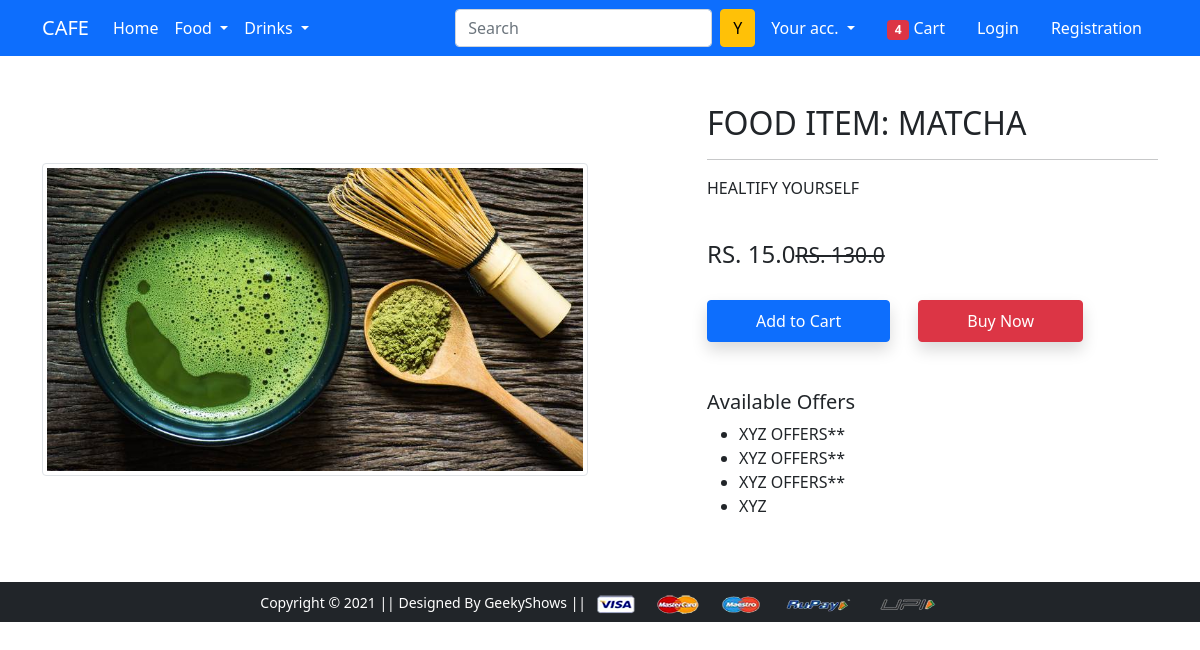
Before: /product-detail/8 with the older database file.
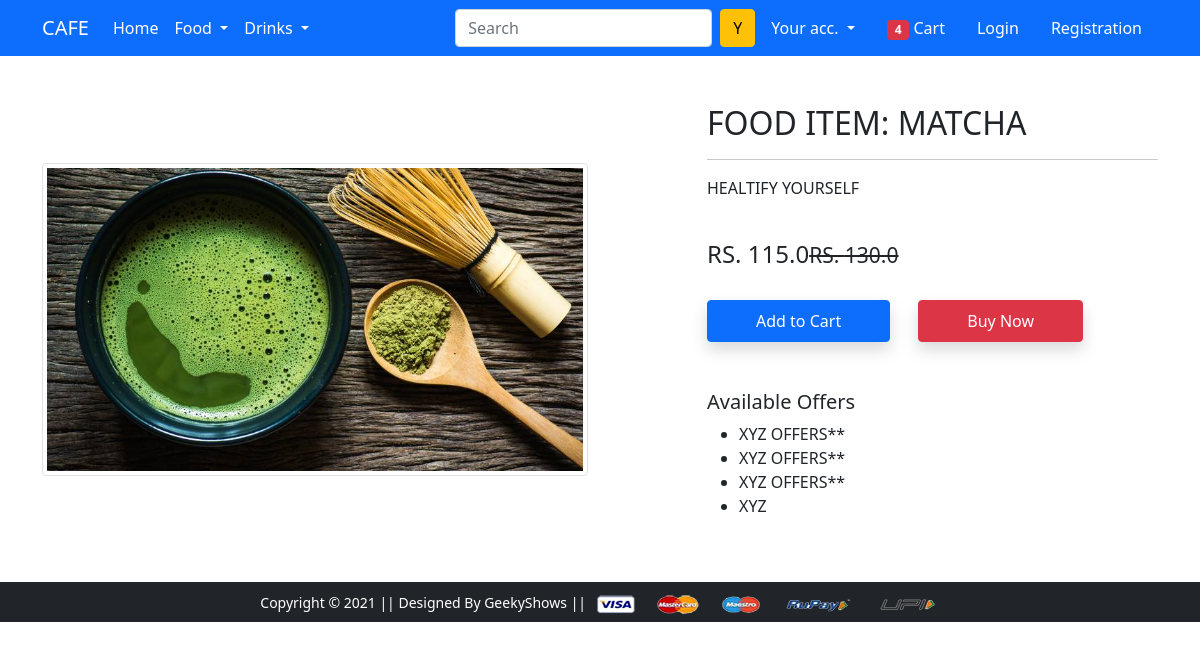
After: the same page with the newer database file.
### app/models.py (models this page shows)
class Product(models.Model):
    title = models.CharField(max_length=100)
    selling_price = models.FloatField()
    discounted_price = models.FloatField()
    description = models.TextField()
    brand = models.CharField(max_length=100)
    category = models.CharField( choices=CATEGORY_CHOICES, max_length=2)
    product_image = models.ImageField(upload_to='producting')

### app/views.py (the view)
# urls.py: path('product-detail/<int:pk>', views.ProductDetailView.as_view(), name='product-detail'),
class ProductDetailView(View):
     def get(self, request, pk):
         product = Product.objects.get(pk=pk)
         return render(request, 'app/productdetail.html', {'product':product})

### app/templates/app/productdetail.html (shortened to what this page needs)
{% extends 'app/base.html' %}
{% load static %}
{% block main-content %}
<div class="container my-5">
 <div class="row">
  <div class="col-sm-6 text-center align-self-center">
   <img src="{{product.product_image.url}}" alt="" class="img-fluid img-thumbnail">
  </div>
  <div class="col-sm-5 offset-sm-1">
   <h2>FOOD ITEM: {{product.title}}</h2>
   <hr>
   <p>{{product.description}}</p> <br>
   <h4>RS. {{product.discounted_price}}<small class="fw-light text-decoration-line-through">RS. {{product.selling_price}}</small></h4> <br>
   <a href="{% url 'add-to-cart' %}" class="btn btn-primary shadow px-5 py-2">Add to Cart</a>
   <a href="{% url 'buy-now' %}" class="btn btn-danger shadow px-5 py-2 ms-4">Buy Now</a>
   <h5 class="mt-5">Available Offers</h5>
   <ul>
    <li>XYZ OFFERS**</li>
    <li>XYZ OFFERS**</li>
    <li>XYZ OFFERS**</li>
    <li>XYZ</li>
   </ul>
  </div>
 </div>
</div>
{% endblock main-content %}

### app/templates/app/base.html (shortened to what this page needs)
<!doctype html>
{% load static %}
<html lang="en">
  <head>
    <link href="https://cdn.jsdelivr.net/npm/bootstrap@5.0.0-beta1/dist/css/bootstrap.min.css" rel="stylesheet">
    <link rel="stylesheet" href="{% static 'app/css/owl.carousel.min.css' %}">
    <link rel="stylesheet" href="{% static 'app/css/all.min.css' %}">
    <link rel="stylesheet" href="{% static 'app/css/style.css' %}">
  </head>
  <body>
    <nav class="navbar navbar-expand-lg navbar-dark bg-primary">
     <div class="container">
       <a class="navbar-brand" href="/">CAFE</a>
       <div class="collapse navbar-collapse" id="navbarSupportedContent">
         <ul class="navbar-nav me-auto mb-2 mb-lg-0">
           <li class="nav-item">
             <a class="nav-link active" aria-current="page" href="/">Home</a>
           </li>
           <li class="nav-item dropdown">
             <a class="nav-link dropdown-toggle text-white" href="#" id="electronicsDropdown" role="button" data-bs-toggle="dropdown" aria-expanded="false">
               Food
             </a>
           </li>
           <li class="nav-item dropdown">
             <a class="nav-link dropdown-toggle text-white" href="#" id="fashionDropdown" role="button" data-bs-toggle="dropdown" aria-expanded="false">
               Drinks
             </a>
           </li>
         </ul>
         <form class="d-flex">
           <input class="form-control me-2" type="search" placeholder="Search" aria-label="Search">
           <button class="btn btn-warning" type="submit">Y</button>
         </form>
         <div>
          <ul class="navbar-nav me-auto mb-2 mb-lg-0">
           <li class="nav-item dropdown mx-2">
              <a class="nav-link dropdown-toggle text-white" href="#" id="profileDropdown" role="button" data-bs-toggle="dropdown" aria-expanded="false">
                Your acc.
              </a>
            </li>
            <li class="nav-item mx-2">
             <a href="{% url 'add-to-cart' %}" class="nav-link text-white"><span class="badge bg-danger">4</span> Cart </a>
            </li>
            <li class="nav-item mx-2">
             <a href="{% url 'login' %}" class="nav-link text-white">Login</a>
            </li>
            <li class="nav-item mx-2">
             <a href="{% url 'customerregistration' %}" class="nav-link text-white">Registration</a>
            </li>
          </ul>
         </div>
       </div>
     </div>
    </nav>
    {% block main-content %} {% endblock main-content %}
    <footer class="container-fluid bg-dark text-center p-2 mt-5">
        <small class="text-white">Copyright &copy; 2021 || Designed By GeekyShows || </small>
        <img src="{% static 'app/images/payment.png' %}" alt="" srcset="" class="img-fluid" height="2px">
    </footer>
  </body>
</html>

Changed rows visible on the page:
changed Product "MATCHA": discounted_price "15.0" → "115.0"
